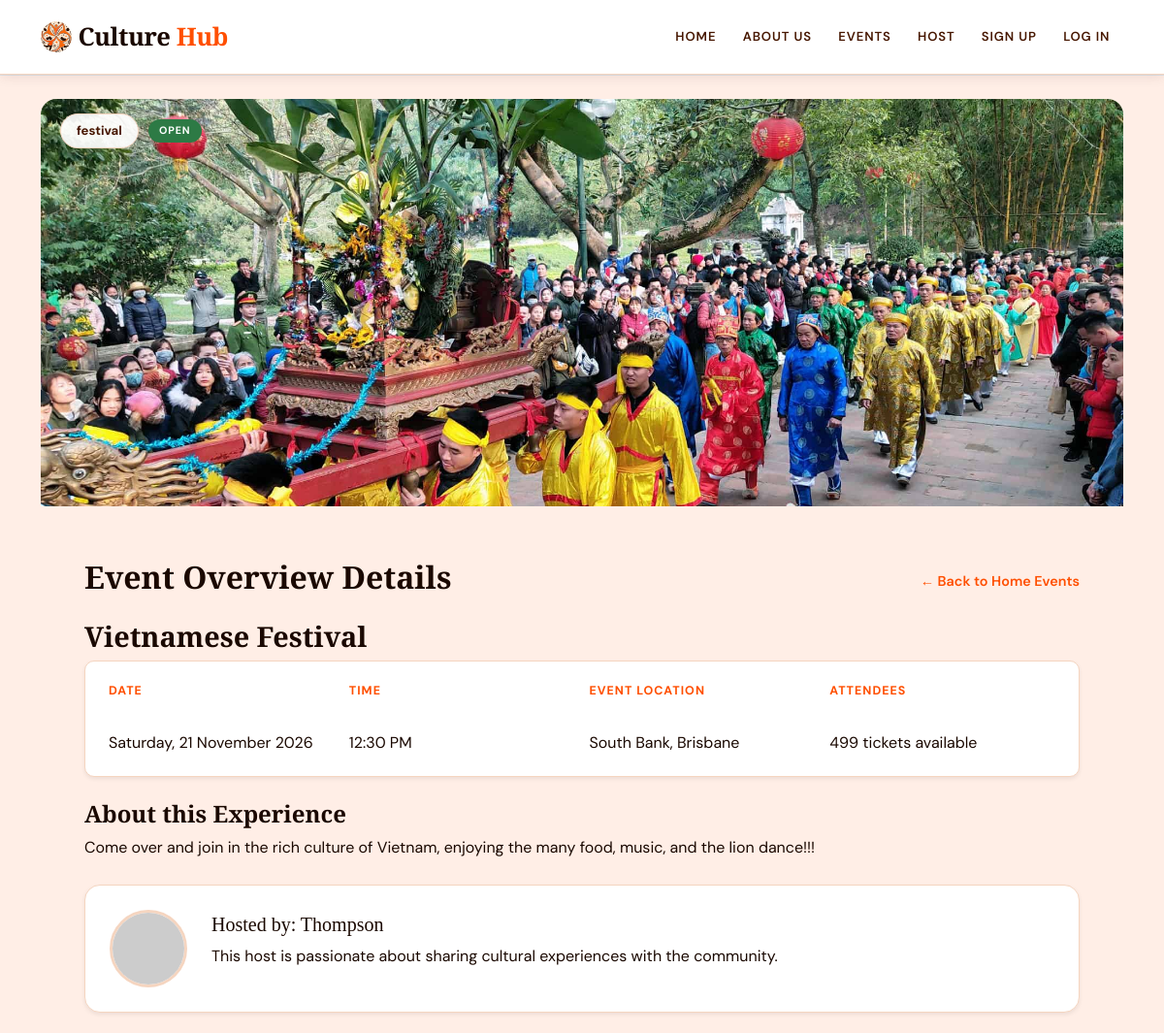
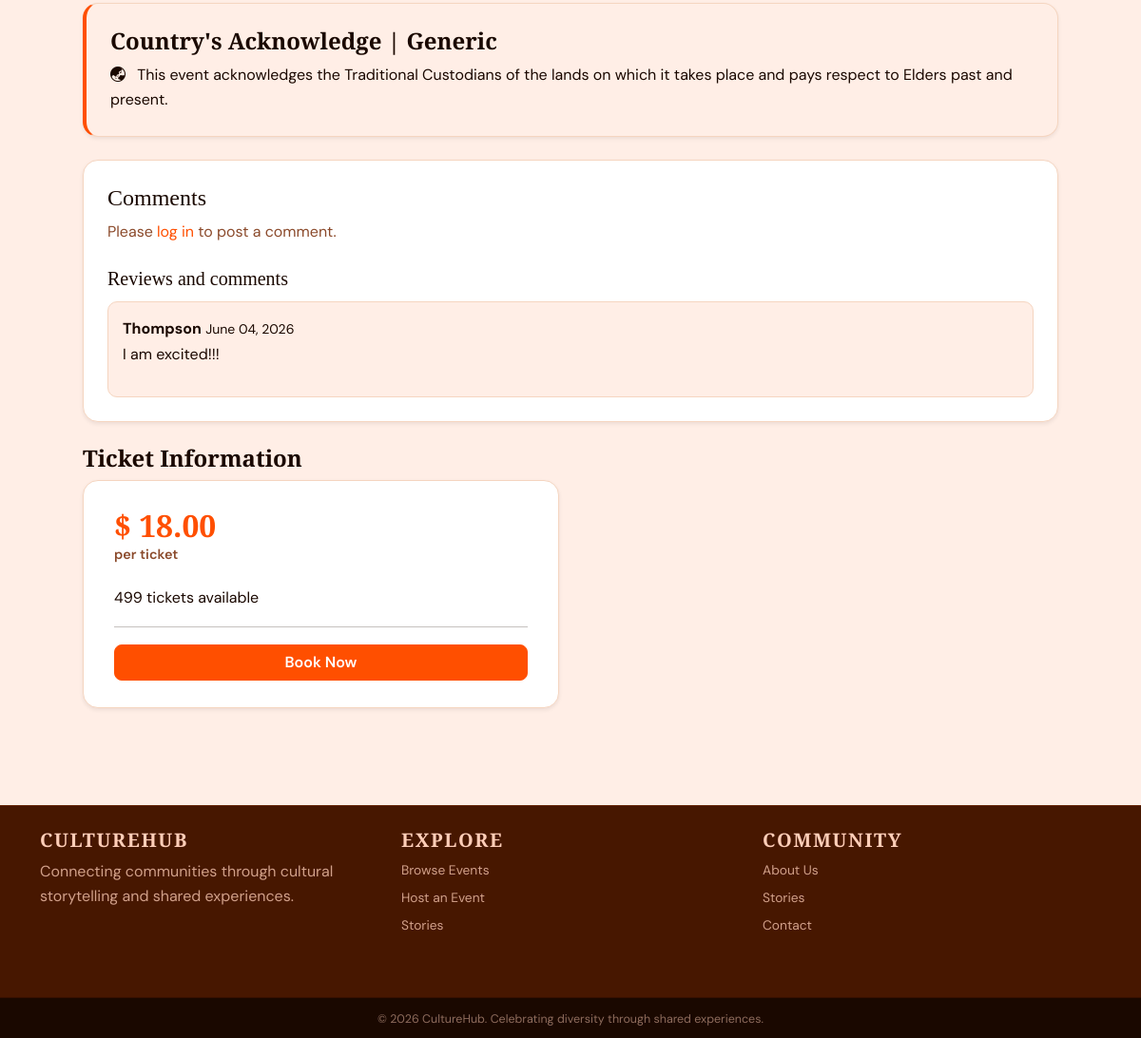
Before: /event/1 with the older database file (2 pictures, top to bottom).
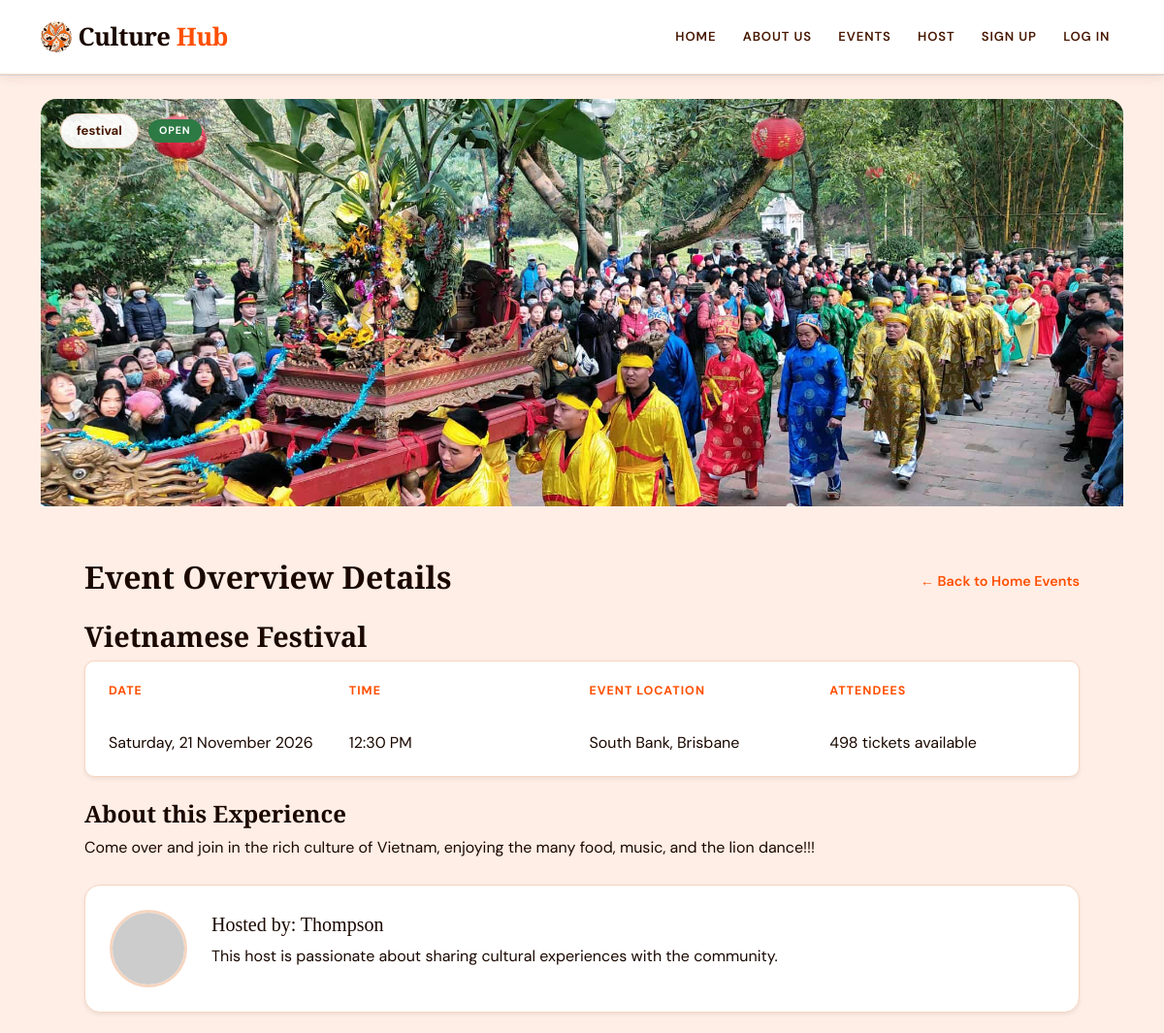
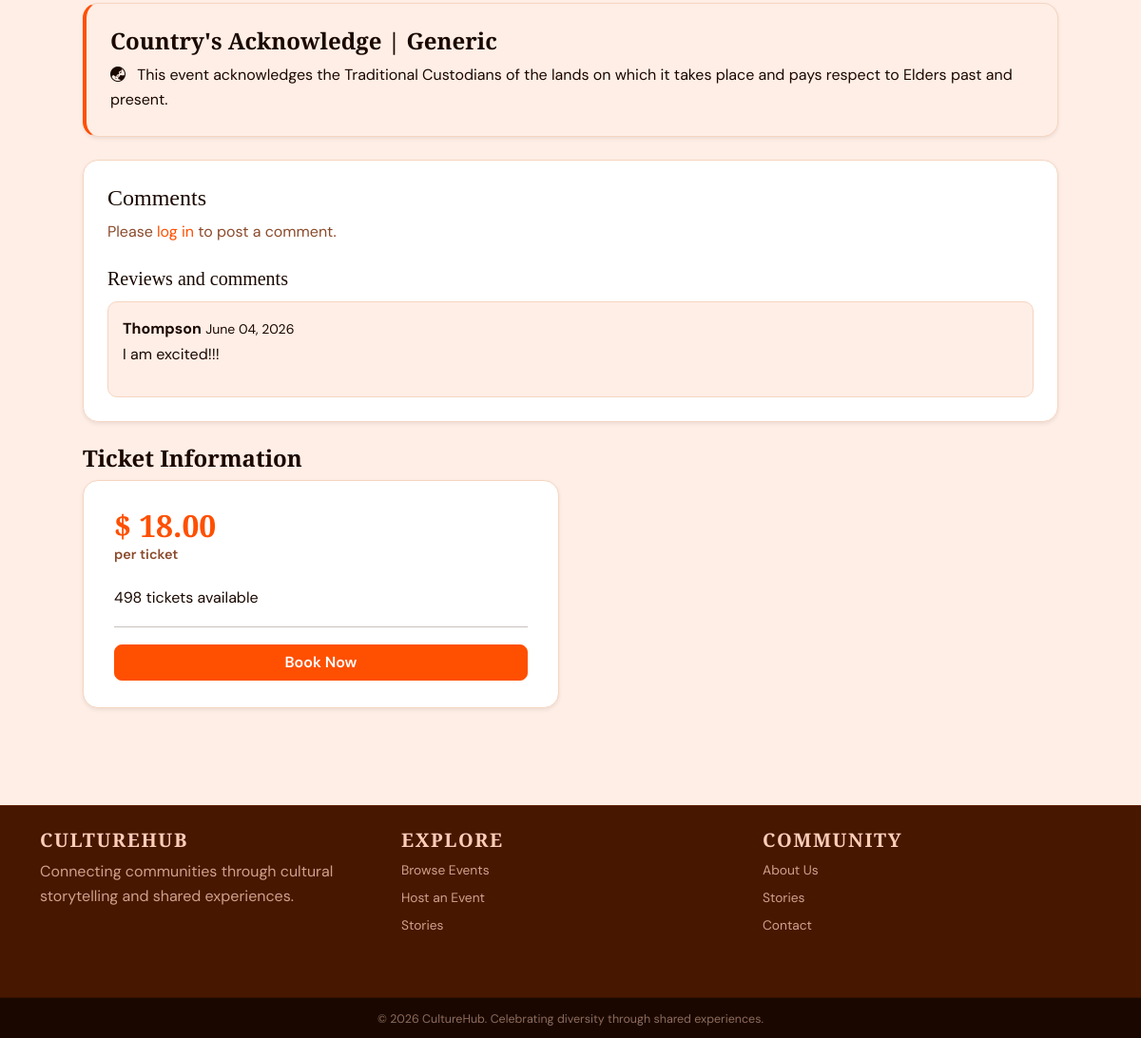
After: the same page with the newer database file (2 pictures, top to bottom).
### culturehub/models.py (models this page shows)
class Event(db.Model):
    id = db.Column(db.Integer, primary_key=True)
    name = db.Column(db.String(100), nullable=False)
    category = db.Column(db.String(50), nullable=False)
    date = db.Column(db.DateTime, nullable=False)
    location = db.Column(db.String(255), nullable=False)
    description = db.Column(db.Text, nullable=False)
    image = db.Column(db.String(255))
    status = db.Column(db.String(20), default='Open')
    tickets_available = db.Column(db.Integer, nullable=False)
    price = db.Column(db.Float, nullable=False)
    acknowledgement  = db.Column(db.String(20), default='none')
    acknowledgement_text = db.Column(db.Text, nullable=True)
    user_id = db.Column(db.Integer, db.ForeignKey('user.id'), nullable=False)
    comments = db.relationship('Comment', backref='event', lazy=True)
    orders = db.relationship('Order', backref='event', lazy=True)

class User(db.Model, UserMixin):
    id = db.Column(db.Integer, primary_key=True)
    name = db.Column(db.String(100), unique=True, nullable=False)
    email = db.Column(db.String(150), unique=True, nullable=False)
    phone = db.Column(db.String(20), nullable=False)
    address = db.Column(db.String(255), nullable=False)
    password_hash = db.Column(db.String(255), nullable=False)
    profile_image = db.Column(db.String(255), nullable=True)
    events = db.relationship('Event', backref='user', lazy=True)
    comments = db.relationship('Comment', backref='user', lazy=True)
    orders = db.relationship('Order', backref='user', lazy=True)
    bio = db.Column(db.Text, nullable=True)  # Optional field for user biography
    language = db.Column(db.String(255), nullable=True)  # Optional field for user's preferred language
    cultural_interests = db.Column(db.String(255), nullable=True)  # Optional field for user's cultural interests
    created_at = db.Column(db.DateTime, default=datetime.now)  # Timestamp for when the user account was created

class Comment(db.Model):
    id = db.Column(db.Integer, primary_key=True)
    content = db.Column(db.String(255), nullable=False)
    date = db.Column(db.DateTime, default=datetime.now)
    user_id = db.Column(db.Integer, db.ForeignKey('user.id'), nullable=False)
    event_id = db.Column(db.Integer, db.ForeignKey('event.id'), nullable=False)

### culturehub/views.py (the view, shortened to what this page needs)
@main_bp.route('/event/<int:event_id>', methods=['GET', 'POST'])
def event_detail(event_id):
    event = db.session.get(Event, event_id)
    form = BookingForm()
    comments = Comment.query.filter_by(event_id=event_id).all()
    return render_template('events/event-detail.html', event=event, form=form, comments=comments)

### culturehub/templates/events/event-detail.html (shortened to what this page needs)
{% extends "base.html" %}
{% block content %}
<div class="container event-detail-page my-4">
    <section class="event-detail-hero">
        <img src="{{ url_for('static', filename='images/' + event.image) if event.image else 'https://placehold.co/1200x450' }}"
            alt="{{ event.name }}">
        <div class="event-badges">
            <span class="event-category-badge">{{ event.category }}</span>
            <span class="detail-status-badge status-{{ event.status | lower | replace(' ', '-') }}">{{ event.status }}</span>
        </div>
    </section>
    <section class="event-detail-content my-4">
        <div class="d-flex justify-content-between align-items-center mb-3">
            <h2 class="section-title">Event Overview Details</h2>
            <a href="{{ url_for('main.index') }}#events" class="back-link">
                ← Back to Home Events
            </a>
        </div>
        <h3 class="event-detail-title">{{ event.name }}</h3>
        <div class="event-info-card shadow-sm">
            <div>
                <strong>Date</strong><br>
                {{ event.date.strftime("%A, %d %B %Y") }}
            </div>
            <div>
                <strong>Time</strong><br>
                {{ event.date.strftime("%I:%M %p") }}
            </div>
            <div>
                <strong>Event Location</strong><br>
                {{ event.location }}
            </div>
            <div>
                <strong>Attendees</strong><br>
                {{ event.tickets_available }} tickets available
            </div>
        </div>
        <h4 class="section-title mt-4">About this Experience</h4>
        <p>{{ event.description }}</p>
        <div class="host-detail-card shadow-sm mt-4">
            <img src="{{ url_for('static', filename='profile_pics/' + event.user.profile_image) if event.user.profile_image else 'https://placehold.co/80x80' }}"
                alt="Host photo">
            <div>
                <h5>Hosted by: {{ event.user.name }}</h5>
                <p>
                    {{ event.user.bio or "This host is passionate about sharing cultural experiences with the
                    community." }}
                </p>
            </div>
        </div>
      {% if event.acknowledgement and event.acknowledgement != 'none' %}
      <div class="acknowledgement-card shadow-sm mt-4">
        <h4>Country's Acknowledge | {{ event.acknowledgement|capitalize }}</h4>
        <i class="bi bi-globe-asia-australia me-2"></i>
        {% if event.acknowledgement == 'generic' %}
          This event acknowledges the Traditional Custodians of the lands on which it takes place and pays respect to Elders past and present.
        {% endif %}
      </div>
      {% endif %}
        <section class="comments-card shadow-sm mt-4">
            <h4>Comments</h4>
        {% if current_user.is_authenticated %}
            <form method="POST">
                {{ form.hidden_tag() }}
                <textarea class="form-control mb-3" name="comment" rows="4"
                    placeholder="Share your thoughts about this event..."></textarea>
                <button type="submit" class="btn btn-primary">Post Comments</button>
            </form>
        {% else %}
            <p class="text-muted">Please <a href="{{ url_for('auth.login') }}">log in</a> to post a comment.</p>
        {% endif %}
            <h5 class="mt-4">Reviews and comments</h5>
            {% if comments %}
            {% for comment in comments %}
            <div class="comment-item">
                <strong>{{ comment.user.name }}</strong>
                <small>{{ comment.date.strftime("%B %d, %Y") }}</small>
                <p>{{ comment.content }}</p>
            </div>
            {% endfor %}
            {% else %}
            <p class="text-muted">No comments yet.</p>
            {% endif %}
        </section>
        <div class="row mt-4">
            <div class="col-md-6 mb-4">
                <h4 class="section-title">Ticket Information</h4>
                <div class="ticket-card ticket-booking-card shadow-sm">
                    <h3 class="ticket-price">
                        $ {{ "%.2f"|format(event.price) }}
                    </h3>
                    <p class="ticket-subtitle">per ticket</p>
                    <p>{{ event.tickets_available }} tickets available</p>
                    <hr>
                    {% if event.status == 'Sold Out' or event.tickets_available == 0 %}
                        <button class="btn btn-secondary book-now-btn" disabled>Sold Out</button>
                    {% elif event.status == 'Cancelled' %}
                        <button class="btn btn-danger book-now-btn" disabled>Cancelled</button>
                    {% elif event.status == 'Inactive' %}
                        <button class="btn btn-secondary book-now-btn" disabled>Event Ended</button>
                    {% else %}
                        <button type="button" class="btn btn-primary book-now-btn" data-bs-toggle="modal"
                            data-bs-target="#confirmBookingModal">
                            Book Now
                        </button>
                    {% endif %}
                </div>
            </div>
        </div>
    </section>
</div>
{% endblock %}

### culturehub/templates/base.html (shortened to what this page needs)
<!doctype html>
<html lang="en">
<head>
    <link href="https://cdn.jsdelivr.net/npm/bootstrap@5.3.2/dist/css/bootstrap.min.css" rel="stylesheet">
    <link rel="stylesheet" href="https://cdn.jsdelivr.net/npm/bootstrap-icons@1.11.3/font/bootstrap-icons.css">
    <link rel="stylesheet" href="{{ url_for('static', filename='style/stylesheet.css') }}">
</head>
<body>
    <header class="border-bottom">
        <nav class="navbar navbar-expand-lg navbar-light">
            <div class="container">
                <a href="{{ url_for('main.index') }}" class="navbar-brand">
                    <img src="{{ url_for('static', filename='images/culturehub-logo.svg') }}" alt="CultureHub Logo" class="brand-logo-circle">Culture<span class="brand-accent">Hub</span>
                </a>
                <div class="collapse navbar-collapse justify-content-end" id="navbarSupportedContent">
                    <div class="navbar-nav ms-auto align-items-center">
                        <a class="nav-item nav-link {% if request.endpoint == 'main.index' %}active{% endif %}" href="{{ url_for('main.index') }}">Home</a>
                        <a class="nav-item nav-link {% if request.endpoint == 'main.about' %}active{% endif %}" href="{{ url_for('main.about') }}">About Us</a>
                        <a class="nav-item nav-link" href="{{ url_for('main.index') }}#events">Events</a>
                        <a class="nav-item nav-link {% if request.endpoint == 'main.create_event' %}active{% endif %}" href="{{ url_for('main.create_event') }}">Host</a>
                        {% if current_user.is_authenticated %}
                            <a class="nav-item nav-link {% if request.endpoint == 'main.profile' %}active{% endif %}" href="{{ url_for('main.profile') }}">Profile</a>
                            <a class="nav-item nav-link" href="{{ url_for('auth.logout') }}">Log Out</a>
                        {% else %}
                            <a class="nav-item nav-link {% if request.endpoint == 'auth.register' %}active{% endif %}" href="{{ url_for('auth.register') }}">Sign Up</a>
                            <a class="nav-item nav-link {% if request.endpoint == 'auth.login' %}active{% endif %}" href="{{ url_for('auth.login') }}">Log In</a>
                        {% endif %}
                    </div>
                </div>
            </div>
        </nav>
    </header>
    {% block content %}{% endblock %}
    <footer class="footer mt-5">
        <div class="footer-top py-4">
            <div class="container">
                <div class="row">
                    <div class="col-md-4 mb-4">
                        <h5>CultureHub</h5>
                        <p>Connecting communities through cultural storytelling and shared experiences.</p>
                    </div>
                    <div class="col-md-4 mb-4">
                        <h5>Explore</h5>
                        <ul class="list-unstyled">
                            <li><a href="{{ url_for('main.index') }}#events">Browse Events</a></li>
                            <li><a href="{{ url_for('main.create_event') }}">Host an Event</a></li>
                            <li><a href="{{ url_for('main.stories') }}">Stories</a></li>
                        </ul>
                    </div>
                    <div class="col-md-4 mb-4">
                        <h5>Community</h5>
                        <ul class="list-unstyled">
                            <li><a href="{{ url_for('main.about') }}">About Us</a></li>
                            <li><a href="{{ url_for('main.stories') }}">Stories</a></li>
                            <li><a href="{{ url_for('main.contact') }}">Contact</a></li>
                        </ul>
                    </div>
                </div>
            </div>
        </div>
        <div class="footer-bottom text-center py-2">
            <span>© 2026 CultureHub. Celebrating diversity through shared experiences.</span>
        </div>
    </footer>
</body>
</html>

### culturehub/templates/events/event-detail.html (style rules this page uses)
.event-detail-hero { position: relative; border-radius: 16px 16px 0 0; overflow: hidden; }
.event-detail-hero img { width: 100%; height: 420px; object-fit: cover; }
.event-badges { position: absolute; top: 15px; left: 20px; display: inline-flex; gap: 10px; align-items: center; }
.event-category-badge, .detail-status-badge { position: static; }
.event-category-badge { background: rgba(255,255,255,0.92); color: var(--text-mid); padding: 6px 16px; border-radius: 20px; font-weight: 700; font-size: 0.82rem; border: 1px solid var(--card-border); }
.detail-status-badge { padding: 4px 12px; border-radius: 20px; font-size: 0.78rem; font-weight: 700; color: white; text-transform: uppercase; letter-spacing: 0.06em; }
.status-open { background: #2D7A45; }
.event-detail-content { padding: 30px 45px; }
.event-detail-title { font-family: 'Playfair Display', serif; color: var(--text); font-weight: 700; font-size: 1.8rem; }
.section-title { font-family: 'Playfair Display', serif; color: var(--text); font-weight: 700; }
.back-link { color: var(--accent); font-weight: 600; text-decoration: none; font-size: 0.9rem; transition: color 0.15s; }
.event-info-card { background: #fff; border: 1px solid var(--card-border); border-radius: 12px; padding: 20px 24px; display: grid; grid-template-columns: repeat(4, 1fr); gap: 15px; }
.event-info-card strong { color: var(--accent); display: block; font-size: 0.78rem; text-transform: uppercase; letter-spacing: 0.08em; margin-bottom: 4px; }
.host-detail-card, .comments-card { background: #fff; border-radius: 12px; padding: 25px; border: 1px solid var(--card-border); }
.host-detail-card { display: flex; align-items: center; gap: 25px; }
.host-detail-card img { width: 80px; height: 80px; border-radius: 50%; object-fit: cover; border: 3px solid var(--card-border); }
.acknowledgement-card { background: var(--cream-light); border-radius: 12px; padding: 25px; border: 1px solid var(--card-border); border-left: 4px solid var(--accent); }
.acknowledgement-card h4 { font-family: 'Playfair Display', serif; color: var(--text); font-weight: 700; }
.comment-item { background: var(--cream-light); border-radius: 8px; padding: 15px; margin-top: 12px; border: 1px solid var(--card-border); }
.ticket-card, .ticket-booking-card { background: #fff; border-radius: 14px; border: 1px solid var(--card-border); padding: 28px 32px; }
.ticket-price { font-family: 'Playfair Display', serif; color: var(--accent); font-size: 2rem; font-weight: 700; margin-bottom: 0; }
.ticket-subtitle { font-size: 0.9rem; font-weight: 600; color: var(--text-muted); margin-bottom: 20px; }
.book-now-btn { display: block; width: 100%; margin-top: 18px; font-size: 1rem; font-weight: 700; border-radius: 8px; }

Changed rows visible on the page:
changed Event "Vietnamese Festival": tickets_available "499" → "498"
